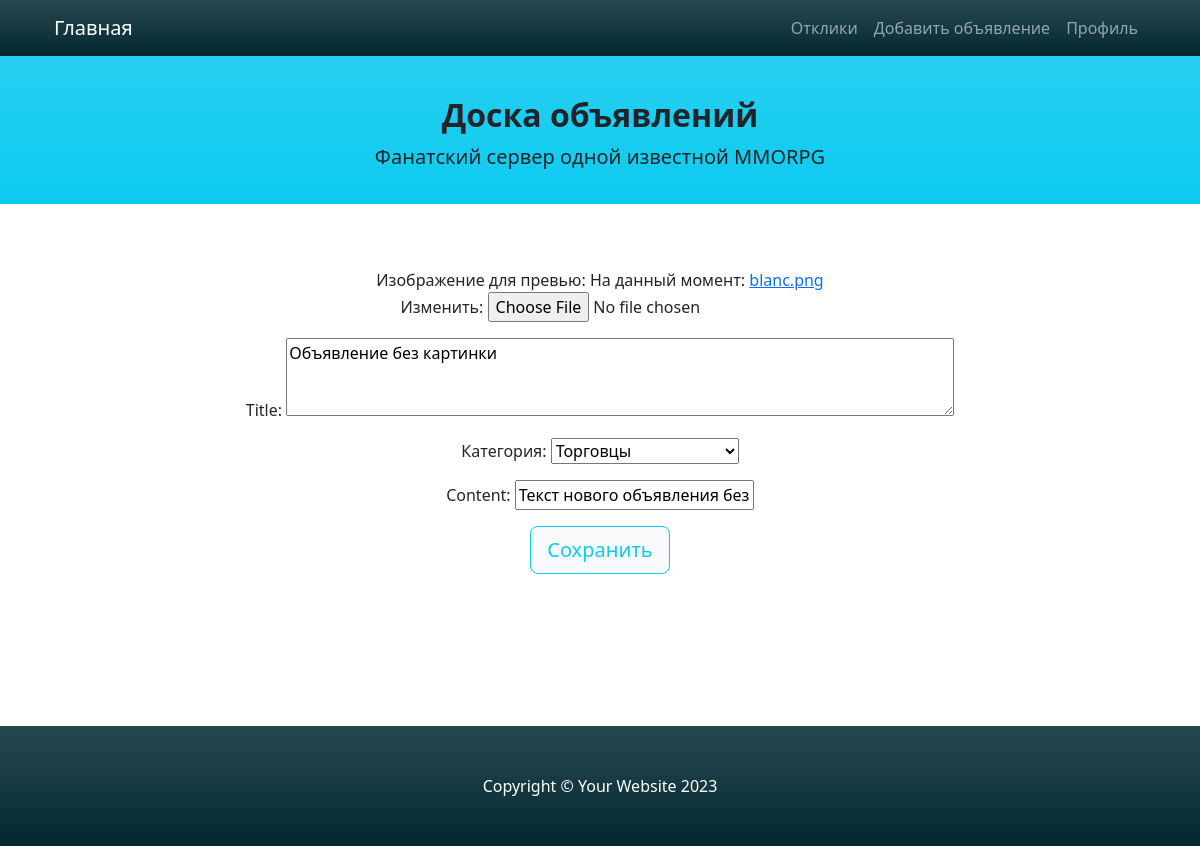
/advert/8/edit/ (signed in), run on an earlier commit of the app's database.
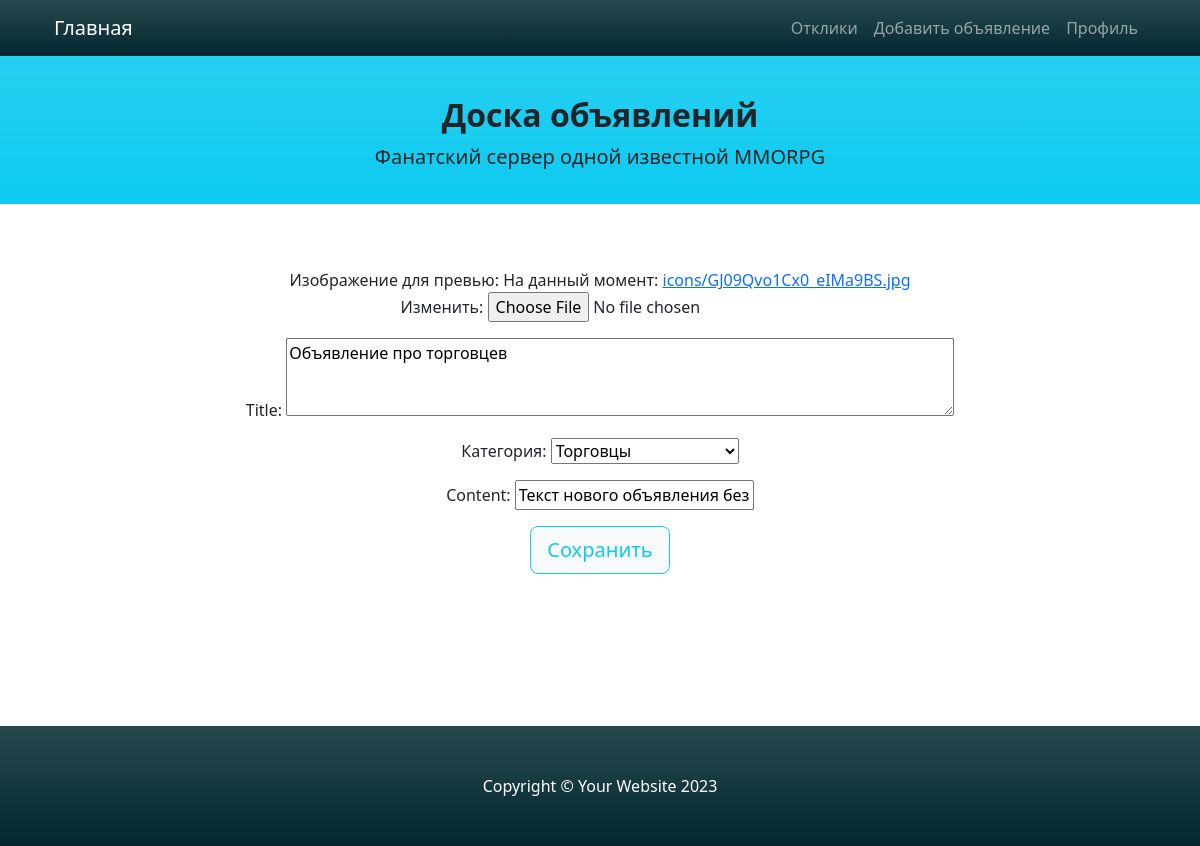
And on a later commit of the database.
### advapp/models.py (models this page shows, shortened)
class Advert(models.Model):
    title = models.CharField(max_length=511, verbose_name="Заголовок")
    content = models.TextField(verbose_name='Контент')  # here will be WYSIWYG
    icon = models.ImageField(upload_to='icons', default='icons/blanc.png', verbose_name='Изображение для превью')
    category = models.ForeignKey('Category', on_delete=models.PROTECT, verbose_name='Категория')
    user_id = models.ForeignKey(User, on_delete=models.CASCADE, verbose_name='Автор')
    date_creation = models.DateTimeField(auto_now_add=True, verbose_name='date of creation')

### advapp/views.py (the view)
# urls.py: path('advert/<int:pk>/edit/', AdvertEdit.as_view(), name='edit'),
class AdvertEdit(LoginRequiredMixin, UpdateView):
    form_class = AdvertForm
    model = Advert
    template_name = 'create_or_edit.html'
    def get_context_data(self, **kwargs):
        context = super().get_context_data(**kwargs)
        context['get_title'] = "Edit"
        return context

### advapp/forms.py
class AdvertForm(forms.ModelForm):
    title = forms.CharField(
        min_length=10,
        widget=forms.Textarea({'cols': 70, 'rows': 3})
    )
    content = forms.CharField(widget=SummernoteWidget())
    class Meta:
        model = Advert
        widgets = {'content': SummernoteWidget(),}
        fields = [
            'icon',
            'title',
            'category',
            'content',
        ]

### advapp/models.py (called while the page is built)
    def __str__(self):
        return self.name

### templates/create_or_edit.html (shortened to what this page needs)
{% extends 'default.html' %}
{% block content %}
    <br>
    <form class="text-center" action="" method="post" enctype="multipart/form-data">
        {{ form.as_p }}
        <input class="btn btn-lg btn-light btn-outline-info" type="submit" value="Сохранить">
    </form>
{% endblock content %}

What changed in the data, as far as the page shows it:
changed Advert "Торговцы": title "Объявление без картинки" → "Объявление про торговцев"
Also different on the page:
text no longer shown: "Изображение для превью: На данный момент: blanc.png Изменить: Title: Категория: Content:"
text now shown: "Изображение для превью: На данный момент: icons/GJ09Qvo1Cx0_eIMa9BS.jpg Изменить: Title: Категория: Content:"
